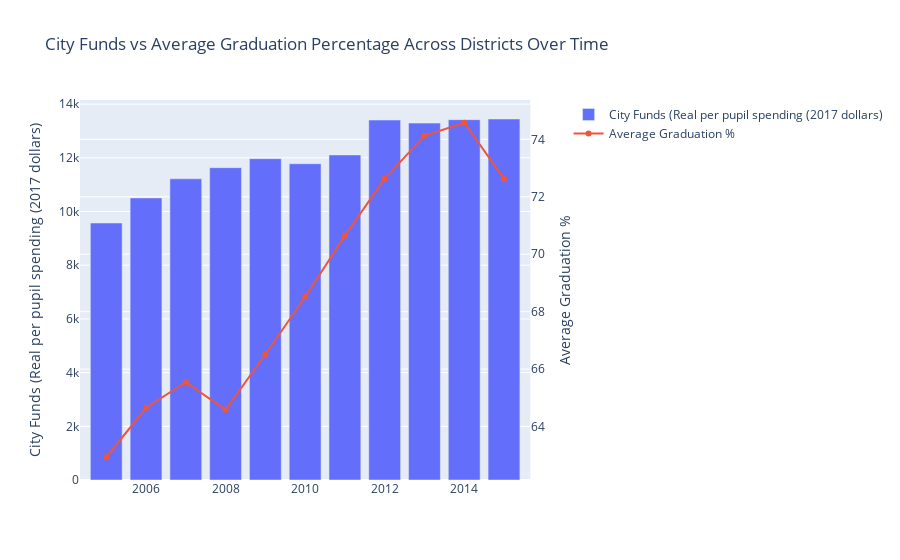

The code cell stored with this chart in its notebook:
### Markdown cell above
Since each datapoint represents a year, the scatter plot does not allow us to see the trend over time. So I decided to convert it to a bar chart with 2 axes instead - which requires graph objects.

### Code cell
import plotly.graph_objects as go
from plotly.subplots import make_subplots

fig = make_subplots(specs=[[{"secondary_y": True}]])

fig.add_trace(
    go.Bar(
    x=merged_data['Cohort Year'],
    y=merged_data['City Funds'],
    name='City Funds (Real per pupil spending (2017 dollars)',
    ),
    secondary_y=False,
)

fig.add_trace(
    go.Scatter(
    x=merged_data['Cohort Year'],
    y=merged_data['Average % Grads'],
    name='Average Graduation %',
    ), 
    secondary_y=True,
)

# Update layout for dual axes
fig.update_layout(title='City Funds vs Average Graduation Percentage Across Districts Over Time')
fig.update_yaxes(title_text="City Funds (Real per pupil spending (2017 dollars)", secondary_y=False)
fig.update_yaxes(title_text="Average Graduation %", secondary_y=True)

# Show the figure
fig.show()

### Figure 1 — Plotly figure (JSON) as saved in the notebook; plotly's stock layout.template omitted (floating-point values rounded to 4 significant figures)
{"data": [{"name": "City Funds (Real per pupil spending (2017 dollars)", "type": "bar", "x": [2005, 2006, 2007, 2008, 2009, 2010, 2011, 2012, 2013, 2014, 2015], "xaxis": "x", "y": [9571, 10505, 11218, 11632, 11967, 11779, 12106, 13406, 13292, 13420, 13445], "yaxis": "y"}, {"name": "Average Graduation %", "type": "scatter", "x": [2005, 2006, 2007, 2008, 2009, 2010, 2011, 2012, 2013, 2014, 2015], "xaxis": "x", "y": [62.93, 64.65, 65.55, 64.58, 66.52, 68.51, 70.65, 72.63, 74.12, 74.58, 72.63], "yaxis": "y2"}], "layout": {"autosize": true, "title": {"text": "City Funds vs Average Graduation Percentage Across Districts Over Time"}, "xaxis": {"anchor": "y", "autorange": true, "domain": [0, 0.94], "range": [2004.0, 2016.0], "type": "linear"}, "yaxis": {"anchor": "x", "autorange": true, "domain": [0, 1], "range": [0, 14150.0], "title": {"text": "City Funds (Real per pupil spending (2017 dollars)"}, "type": "linear"}, "yaxis2": {"anchor": "x", "autorange": true, "overlaying": "y", "range": [61.97, 75.54], "side": "right", "title": {"text": "Average Graduation %"}, "type": "linear"}}}
